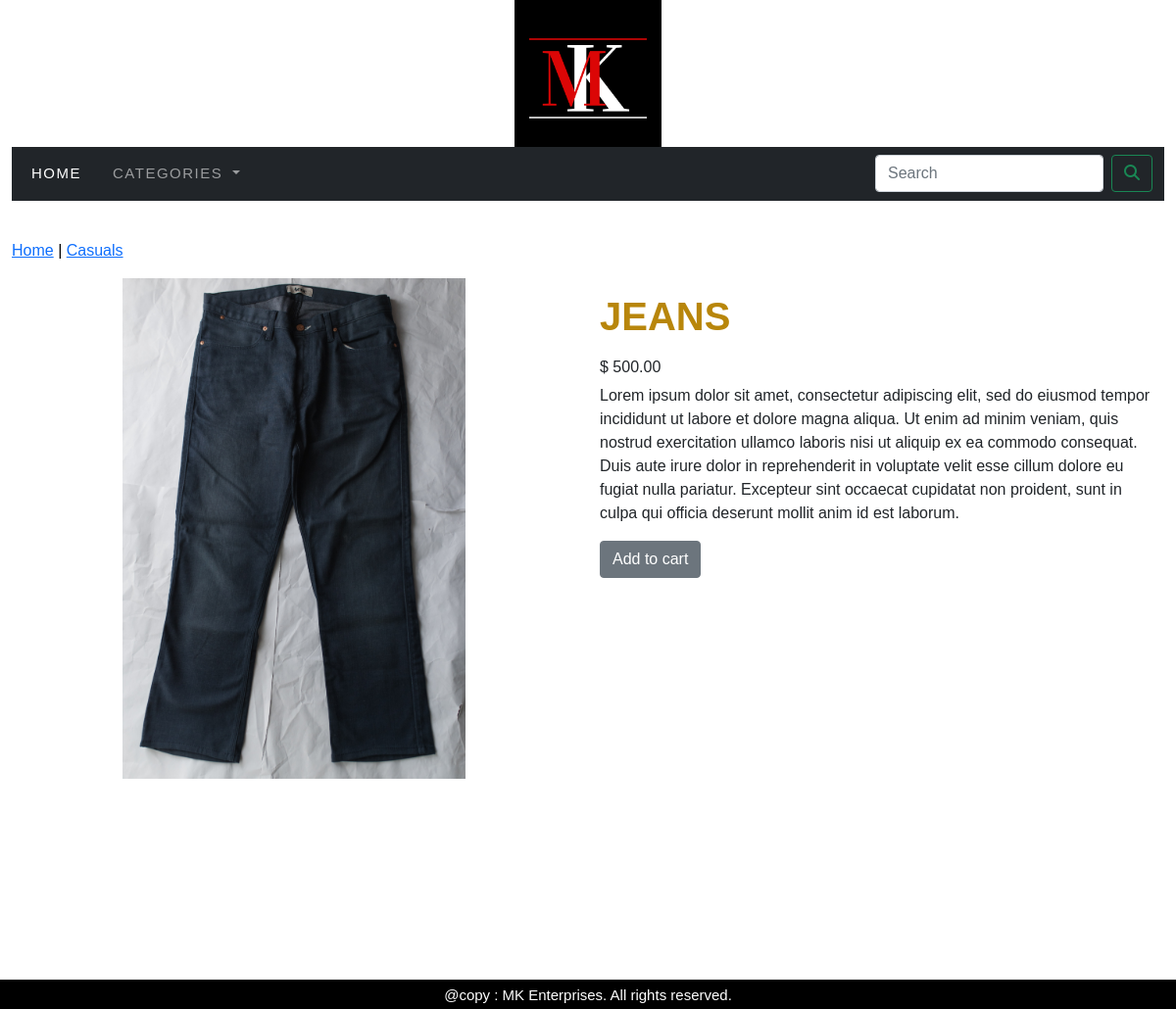
The app's page /shop/casuals/jeans/ with its own data.
### shop/models.py (models this page shows, shortened)
class Product(models.Model):
    name = models.CharField(max_length=250, unique=True)
    slug = models.SlugField(max_length=250, unique=True)
    description = models.TextField(blank=True)
    price = models.DecimalField(max_digits=10, decimal_places=2)
    category = models.ForeignKey(Category, on_delete=models.CASCADE)
    image = models.ImageField(upload_to='product', blank=True)
    stock = models.IntegerField()
    available = models.BooleanField(default=True)
    created = models.DateTimeField(auto_now_add=True)
    updated = models.DateTimeField(auto_now = True)
    class Meta:
        ordering = ('name',)
        verbose_name = 'product'
        verbose_name_plural = 'products'

class Category(models.Model):
    name = models.CharField(max_length=250, unique=True)
    slug = models.SlugField(max_length=250, unique=True)
    description = models.TextField(blank=True)
    image = models.ImageField(upload_to='category', blank=True)
    class Meta:
        ordering = ('name',)
        verbose_name = 'category'
        verbose_name_plural = 'categories'
    def get_url(self):
        return reverse('shop:products_by_category', args=(self.slug,))
    def __str__(self):
        return '{}'.format(self.name)

### shop/views.py (the view)
# urls.py: path('<slug:c_slug>/<slug:product_slug>/', views.product_details, name='product_detail')
def product_details(request, c_slug, product_slug):
    try:
        product = Product.objects.get(category__slug=c_slug, slug=product_slug)
    except Exception as e:
        raise e
    return render(request, 'product.html', {'product':product})

### cart/context_processors.py (called while the page is built)
def counter(request):
    item_count = 0
    if 'admin' in request.path:
        return {}
    else:
        try:
            cart = Cart.objects.filter(cart_id=_cart_id(request))
            cart_items = CartItem.objects.all().filter(cart=cart[:1])
            for cart_item in cart_items:
                item_count += cart_item.quantity
        except Cart.DoesNotExist:
            item_count = 0
    return dict(item_count=item_count)

### cart/views.py (called while the page is built)
def _cart_id(request):
    cart = request.session.session_key
    if not cart:
        cart = request.session.create()
    return cart

### shop/context_processors.py (called while the page is built)
def menu_links(request):
    links = Category.objects.all()
    return dict(links=links)

### templates/product.html (shortened to what this page needs)
{% extends 'base.html' %}
{% block content %}
<div class="row my_product_row">
  <div class="mx-auto">
    <p> <a href="{% url 'shop:allProdCat' %}">Home</a> | <a href="{{product.category.get_url}}">{{product.category}}</a>  </p>
  </div>
  <div class="container">
  <div class="row">
    <div class="col-sm-12 col-md-12 col-lg-6 text-center">
      <div style="min-width:18rem">
      <img src="{{product.image.url}}" alt="{{product.name}}" width="350px">
      </div>
    </div>
    <div class="col-sm-12 col-md-12 col-lg-6">
      <h1 class="my_product_title"><b>{{product.name}}</b></h1>
      <h6>$ {{product.price}}</h6>
      <p class="text-justify my_prod_description">{{product.description}}</p>
    {% if product.stock <= 0 %}
      <p><b>Out of stock</b></p>
    {% else %}
      <p><a class="btn btn-secondary" href="{% url 'cart:add_cart' product.id %}" >Add to cart</a> </p>
    {% endif %}
    </div>
  </div>
  </div>
  </div>
{% endblock %}

### static/css/custom.css (style rules this page uses)
body { font-family: 'Raleway', sans-serif; margin-bottom:30px; min-height:1000px; }
.my_product_row { padding-top:15px; padding-bottom:20px; }
.my_product_row .mx-auto { color:black; font-size:16px; }
.my_product_title { font-size:40px; color:DarkGoldenRod; text-transform:uppercase; padding-top:15px; padding-bottom:10px; }
.my_prod_description { padding-right:10px; }

### records on screen
Product: category "Casuals", image (picture), name "JEANS", price "500.00", description "Lorem ipsum dolor sit amet, consectetur adipiscing elit, sed do eiusmod tempor incididunt ut labore et dolore magna aliqua. Ut enim ad minim veniam, quis nostrud exercitation ullamco laboris nisi ut aliquip ex ea commodo consequat. Duis aute irure dolor in reprehenderit in voluptate velit esse cillum dolore eu fugiat nulla pariatur. Excepteur sint occaecat cupidatat non proident, sunt in culpa qui officia deserunt mollit anim id est laborum."
